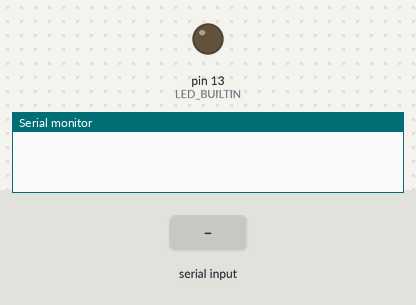
Recording of a sketch running on a simulated Arduino Uno, built with avr-gcc and run on an emulated ATmega328P. On the bench: output pins drawn as LEDs (lit = HIGH), the last lines printed to the serial monitor. Inputs (shaded band) come from the test bench.

Above: at 1.2 s.
1.3 s: "1" received over Serial
At 2.5 s:
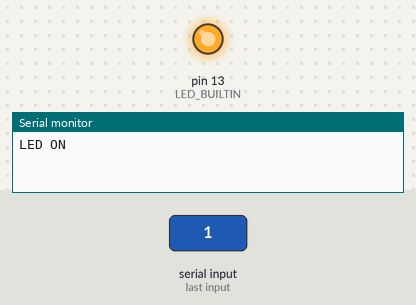
2.8 s: "0" received over Serial
At 3.8 s:
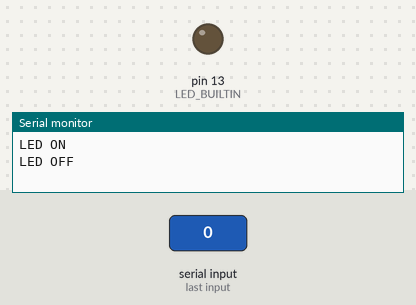
Timing chart, 0 to 5.8 s (numbered marks = the images above; inputs shaded):
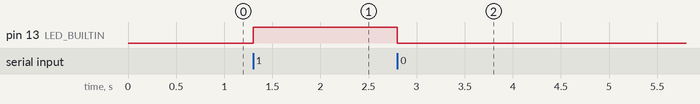

Measured:
- after the input at 1.3 s, pin 13 (LED_BUILTIN): LOW → HIGH at once
- after the input at 2.8 s, pin 13 (LED_BUILTIN): HIGH → LOW at once

The sketch:

Advance3-2.ino
```cpp
const int ButtonA = 2;
const int LEDA = 8;

void setup() {
  pinMode(LED_BUILTIN, OUTPUT);
  Serial.begin(9600);
}

void loop() {
  if (Serial.available() > 0) {
    char command = Serial.read();

    if (command == '1') {
      digitalWrite(LED_BUILTIN, HIGH);
      Serial.println("LED ON");
    }
    else if (command == '0') {
      digitalWrite(LED_BUILTIN, LOW);
      Serial.println("LED OFF");
    }
  }
}
```
